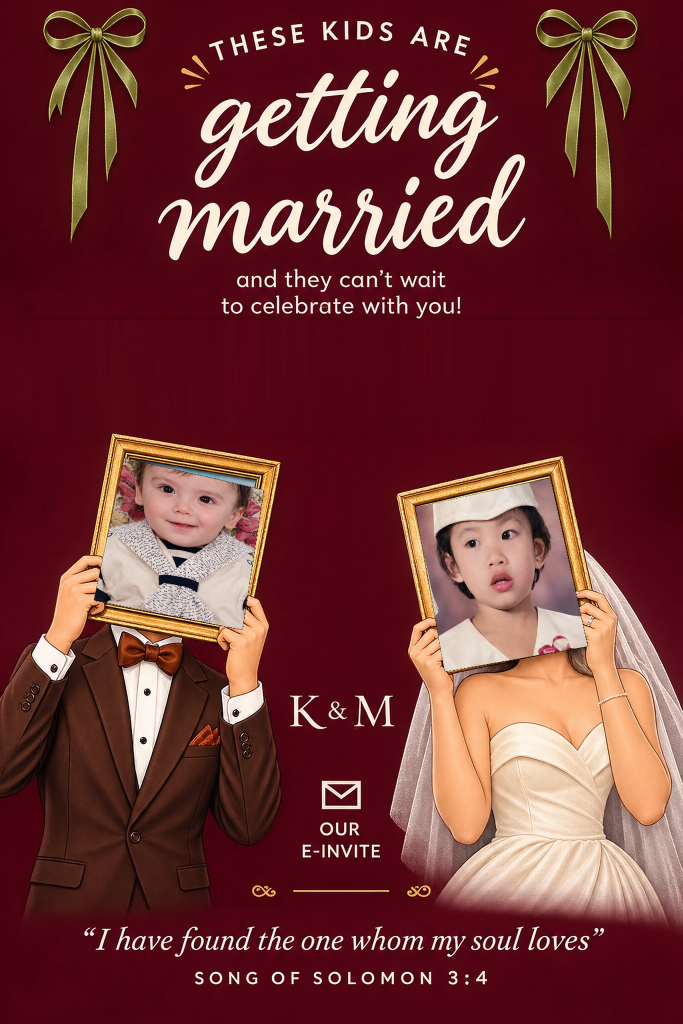
#> input picture cover-kirsten-mattia.webp, 2048 x 3072 px (shown at 1/3 size)
$ python recompose_exact_github_photos.py
#> lines starting #> are read from the running program, lines starting #| are printed output that depends on the picture; after the words box and inside, x2 and y2 are one past the last pixel; in counts of white or black regions, pixels touching at a corner belong together
#!/usr/bin/env python3
"""Replace images in existing wedding cover with the exact HD PNG files in this repository."""
from pathlib import Path
from PIL import Image
import numpy as np
import cv2
ROOT=Path(__file__).resolve().parent
cover=ROOT/'cover-kirsten-mattia.webp'
im=np.asarray(Image.open(cover).convert('RGB')).copy()
#> im is the input picture: shape (3072, 2048, 3); mean R, G, B 112.5, 50.9, 51.8
h,w=im.shape[:2]
#> h = 3072; w = 2048
assert (w,h)==(2048,3072),f'Unexpected cover dimensions {(w,h)}'
for filename,region,corners in [
    ('matti hd.png',(.16,.23,.86,.85),[[186,687],[395,735],[363,944],[141,900]]),
    ('ker hd.png',(.14,.27,.88,.87),[[623,761],[825,717],[881,969],[667,1007]]),
]:
    photo=Image.open(ROOT/filename).convert('RGB')
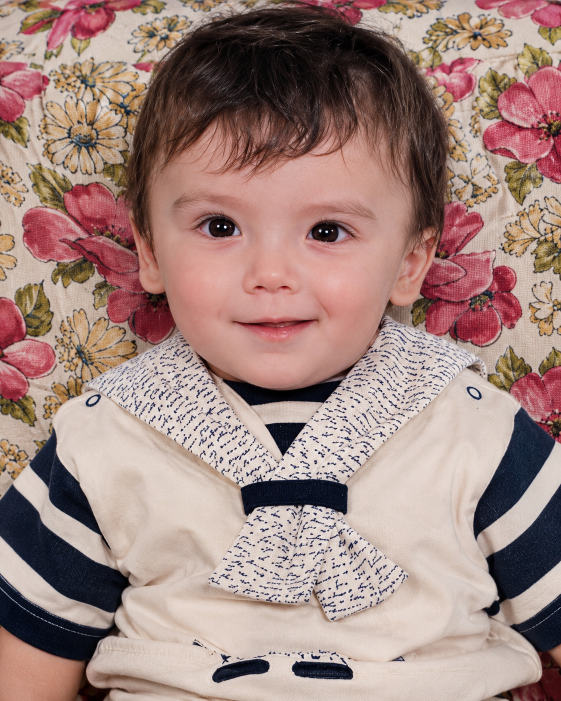
#> input picture matti hd.png, 1122 x 1402 px (shown at 1/2 size)
#> photo is the input picture: PIL image 1122x1402 RGB; mean R, G, B 161.7, 133.6, 127.3
    sw,sh=photo.size
#> sw = 1122; sh = 1402
    a,b,c,d=region
    crop=np.asarray(photo.crop((int(sw*a),int(sh*b),int(sw*c),int(sh*d))))
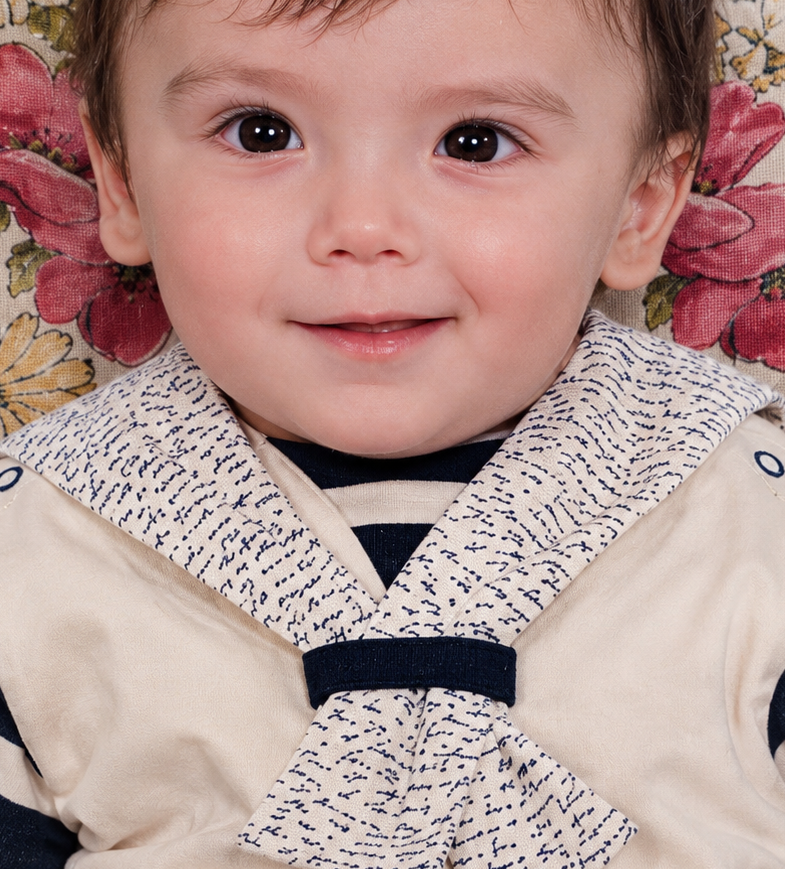
#> crop: shape (869, 785, 3); mean R, G, B 181.4, 150.3, 144.8
    ph,pw=crop.shape[:2]
#> ph = 869; pw = 785
    dst=np.float32(corners)*2
    src=np.float32([[0,0],[pw-1,0],[pw-1,ph-1],[0,ph-1]])
#> src = [[0, 0], [784, 0], [784, 868], [0, 868]]
    matrix=cv2.getPerspectiveTransform(src,dst)
    warped=cv2.warpPerspective(crop,matrix,(w,h),flags=cv2.INTER_CUBIC,borderMode=cv2.BORDER_CONSTANT)
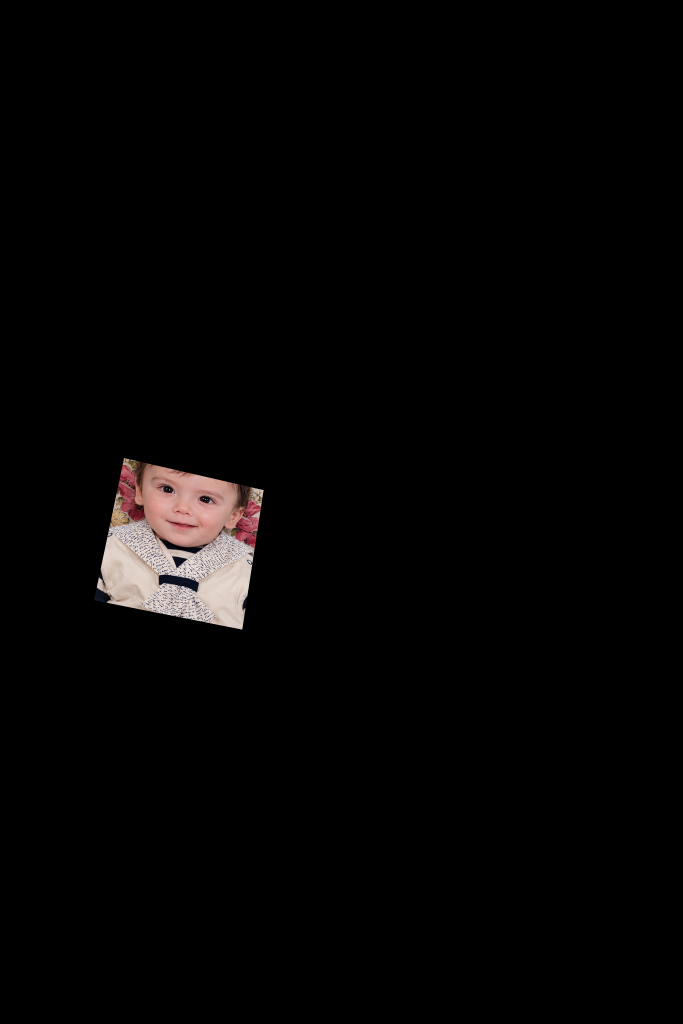
#> warped: shape (3072, 2048, 3) (shown at 1/3 size); mean R, G, B 5.5, 4.6, 4.4
    alpha=np.zeros((h,w),dtype=np.uint8)
    cv2.fillConvexPoly(alpha,np.round(dst).astype('int32'),255)
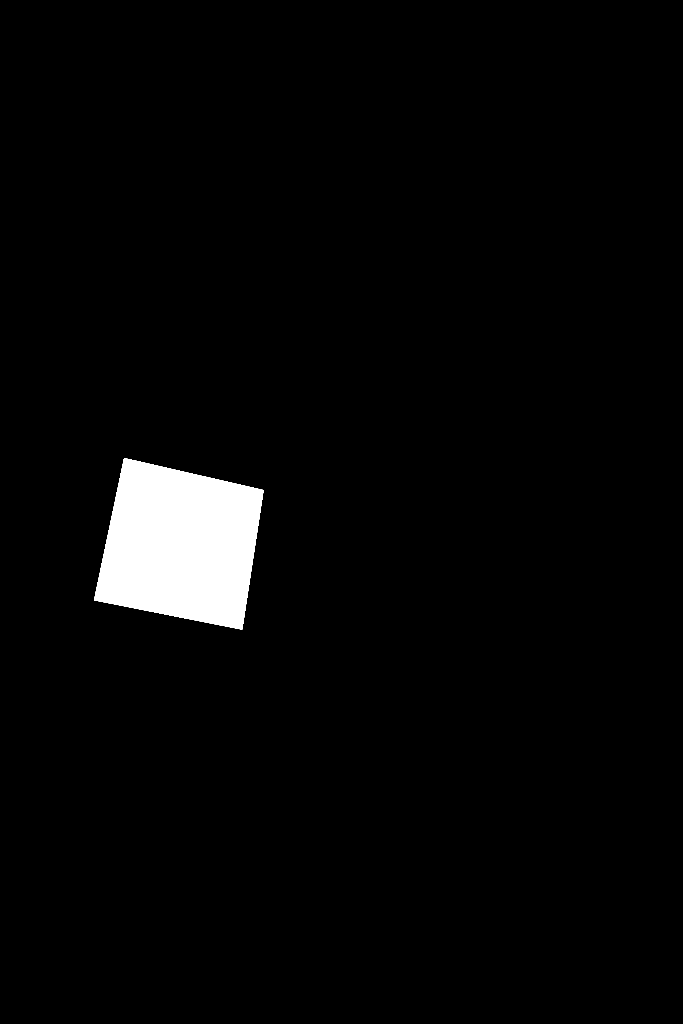
#> alpha: shape (3072, 2048) (shown at 1/3 size); 3% white; 1 white region, box (x1, y1, x2, y2) and area: (282, 1374, 791, 1889) 189821
    alpha=cv2.GaussianBlur(alpha,(3,3),.5)
    blend=alpha[:,:,None]/255.
    im=np.clip(im*(1-blend)+warped*blend,0,255).astype('uint8')
    print('Mapped original',filename,photo.size)
#| Mapped original matti hd.png (1122, 1402)
#> pass 2 of the loop `for filename,region,corners in [`:
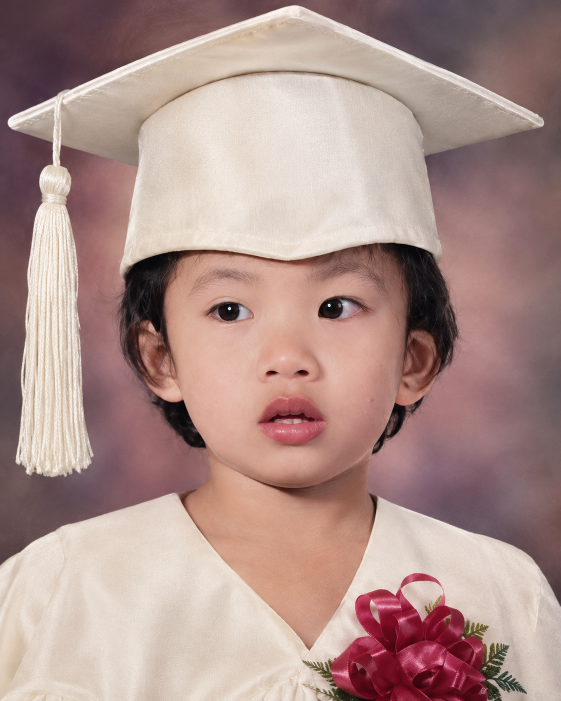
#> input picture ker hd.png, 1122 x 1402 px (shown at 1/2 size)
#> photo is the input picture: PIL image 1122x1402 RGB; mean R, G, B 173.4, 144.6, 139
#> crop: shape (841, 830, 3)
#> `cv2.fillConvexPoly(alpha,np.round(dst).astype('int32'),255)`:
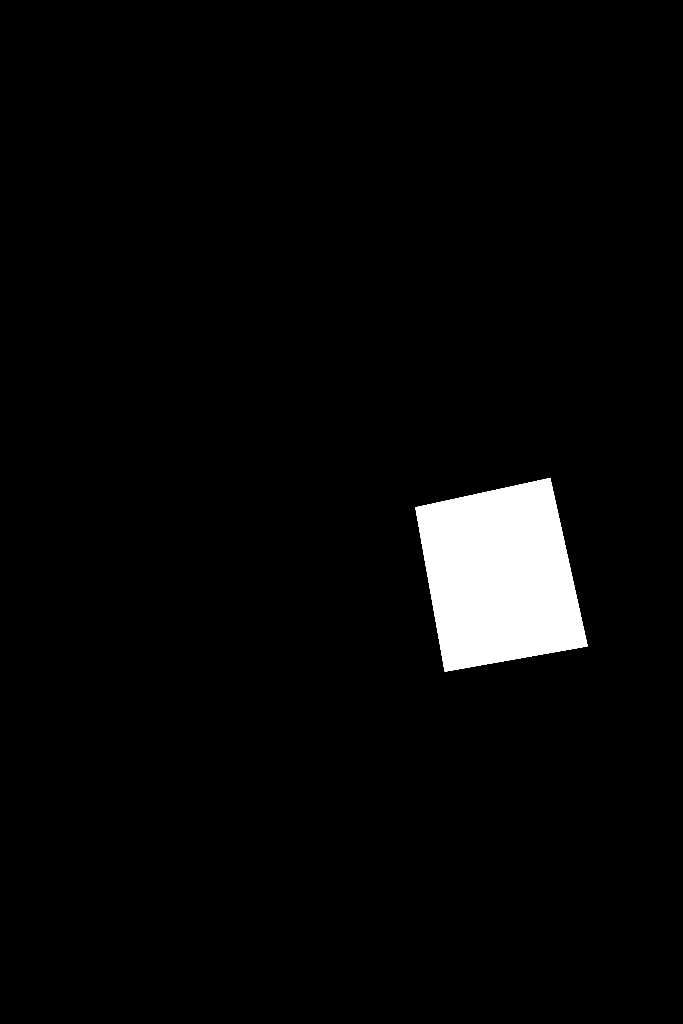
#> alpha: shape (3072, 2048) (shown at 1/3 size); 3.4% white; 1 white region, box (x1, y1, x2, y2) and area: (1246, 1434, 1763, 2015) 216283
#> `im=np.clip(im*(1-blend)+warped*blend,0,255).astype('uint8')`:
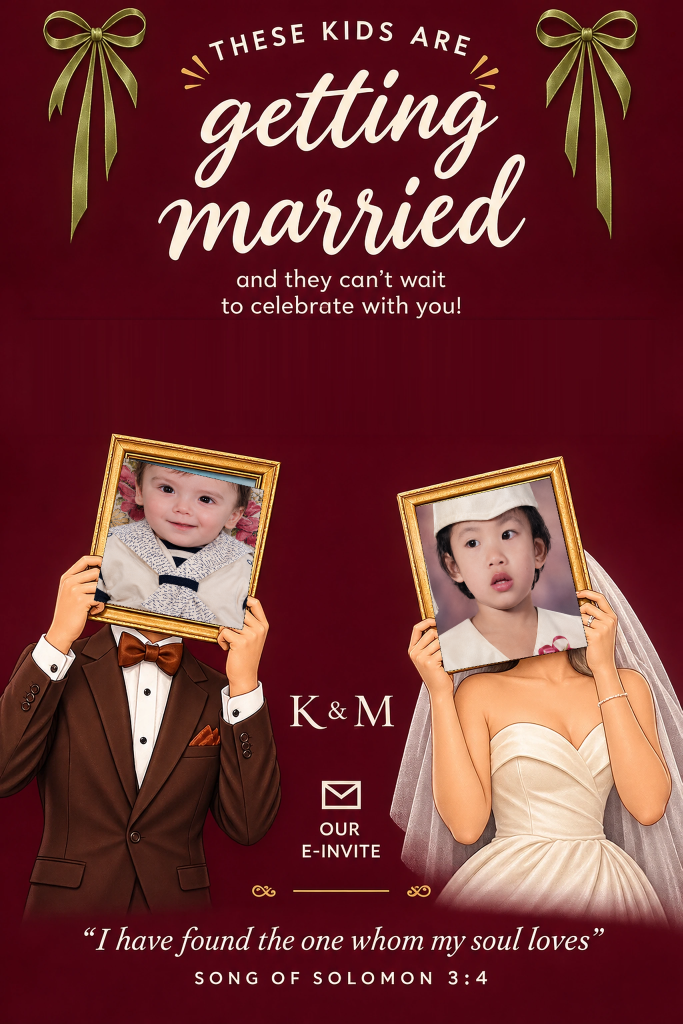
#> im: shape (3072, 2048, 3) (shown at 1/3 size); mean R, G, B 112.5, 50.9, 51.8
#| Mapped original ker hd.png (1122, 1402)
Image.fromarray(im).save(cover,format='WEBP',quality=96,method=6)
print('Cover updated:',cover.stat().st_size,'bytes')
